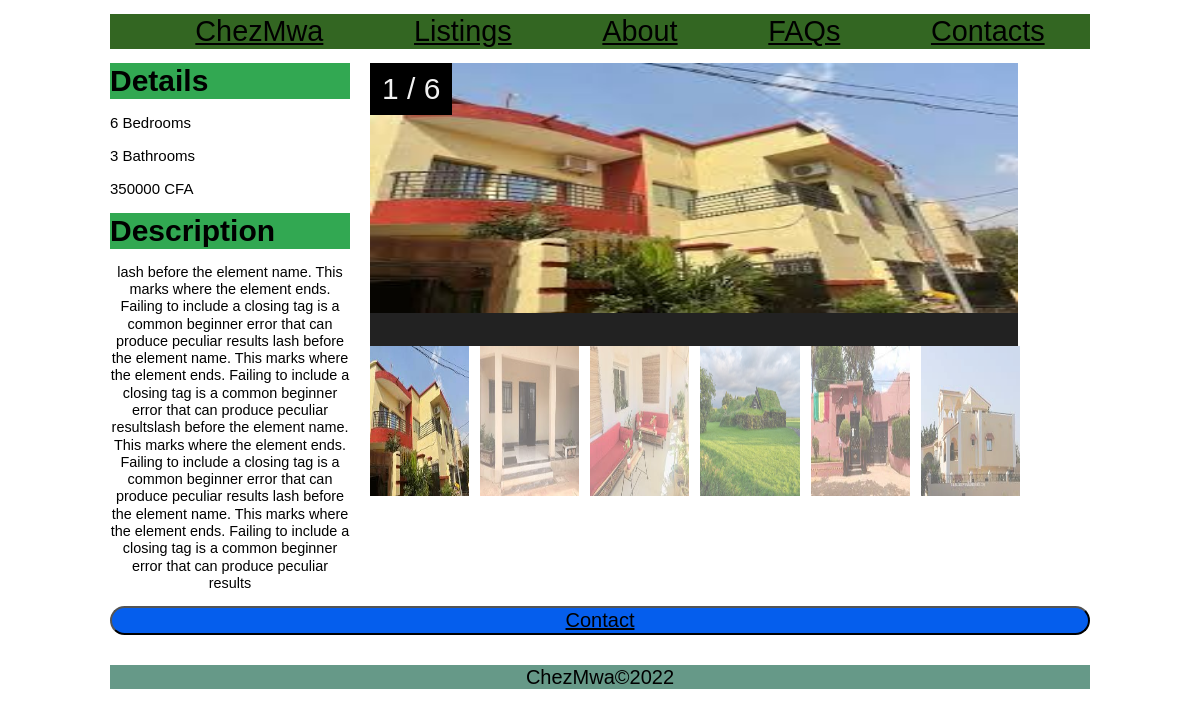
Screenshot of /listings/listing/2/ with the database file from the repository.
### pages/models.py (models this page shows, shortened)
class Listing(models.Model):
    title = models.CharField(max_length=200)
    state = models.ForeignKey(State, on_delete=models.DO_NOTHING)
    neighborhood = models.ForeignKey(Neighborhood, on_delete=models.CASCADE)
    bedrooms = models.IntegerField()
    bathrooms = models.IntegerField()
    garages = models.IntegerField()
    price = models.IntegerField()
    is_highstanding = models.BooleanField(default=False)
    type = models.TextField()
    description = models.TextField()
    photo_main = models.ImageField(upload_to='photos/%Y/%m/%d/')
    photo_1 = models.ImageField(upload_to='photos/%Y/%m/%d/', blank=True)
    photo_2 = models.ImageField(upload_to='photos/%Y/%m/%d/', blank=True)
    photo_3 = models.ImageField(upload_to='photos/%Y/%m/%d/', blank=True)
    photo_4 = models.ImageField(upload_to='photos/%Y/%m/%d/', blank=True)
    photo_5 = models.ImageField(upload_to='photos/%Y/%m/%d/', blank=True)
    photo_6 = models.ImageField(upload_to='photos/%Y/%m/%d/', blank=True)
    realtor = models.ForeignKey(Realtor, on_delete=models.CASCADE)
    list_date = models.DateTimeField(auto_now_add=True)
    modified_date = models.DateTimeField(auto_now=True)

### listings/views.py (the view)
# urls.py: path('listing/<str:pk>/', views.listing, name='listing'),
def listing(request, pk):
    listing = Listing.objects.get(id=pk)
    context = {
        'listing': listing
    }
    return render(request, 'listings/listing.html', context)

### templates/listings/listing.html (shortened to what this page needs)
{% extends 'base.html' %}
{% load static %}
{% block content %}
<link rel="stylesheet" href="{% static 'css/listing.css' %}">
<section>
  <div class="listing_details">
    <div class="details">
      <h3>Details</h3>
      <p>{{ listing.bedrooms }} Bedrooms</p>
      <p>{{ listing.bathrooms }} Bathrooms</p>
      <p>{{ listing.price }} CFA</p>
    </div>
    <div class="description">
      <h3>Description</h3>
      <p>
        {{ listing.description }}
      </p>
    </div>
    </div>
  <div class="container">
    <div class="mySlides">
      <div class="numbertext">1 / 6</div>
      <img src="{{ listing.photo_1.url }}" style="width:100%">
    </div>
    <div class="caption-container">
    </div>
    <div class="row">
      <div class="column">
        <img class="demo cursor" src="{{ listing.photo_1.url }}" style="width:100%" onclick="currentSlide(1)" alt="The Woods">
      </div>
      <div class="column">
        <img class="demo cursor" src="{{ listing.photo_2.url }}" style="width:100%" onclick="currentSlide(2)" alt="Cinque Terre">
      </div>
      <div class="column">
        <img class="demo cursor" src="{{ listing.photo_3.url }}" style="width:100%" onclick="currentSlide(3)" alt="Mountains and fjords">
      </div>
      <div class="column">
        <img class="demo cursor" src="{{ listing.photo_4.url }}" style="width:100%" onclick="currentSlide(4)" alt="Northern Lights">
      </div>
      <div class="column">
        <img class="demo cursor" src="{{ listing.photo_5.url }}" style="width:100%" onclick="currentSlide(5)" alt="Nature and sunrise">
      </div>
      <div class="column">
        <img class="demo cursor" src="{{ listing.photo_6.url }}" style="width:100%" onclick="currentSlide(6)" alt="Snowy Mountains">
      </div>
    </div>
  </div>
</section>
<button type="button" name="button"><a href="{% url 'contacts' %}?neighborhood_list={{ listing.id }}">Contact</a></button>
{% endblock %}

### chezmwa/static/css/style.css (style rules this page uses)
body { width: 90%; max-width: 980px; margin: 0 auto; font: .9em/1.2 Arial, Helvetica, sans-serif; }
h1, h2, h3, p { text-align: center; }
h3 { margin: 0; }
p { font-size: 2em; }
img { max-width: 90%; height: 250px; }
a:link, a:visited { color: black; }

### chezmwa/static/css/listing.css (style rules this page uses)
body { width: 90%; max-width: 980px; margin: 0 auto; font: .9em/1.2 Arial, Helvetica, sans-serif; }
* { box-sizing: border-box; }
img { vertical-align: middle; }
.container { position: relative; }
.mySlides { display: none; }
.cursor { cursor: pointer; }
.numbertext { color: #f2f2f2; font-size: 30px; padding: 8px 12px; position: absolute; top: 0; background-color: black; }
.caption-container { text-align: center; background-color: #222; padding: 2px 16px; color: white; width: 90%; }
.row:after { content: ""; display: table; clear: both; }
.column { float: left; width: 15.3%; }
.demo { opacity: 0.6; }
.active, .demo:hover { opacity: 1; }
.column img { width: 300px; height: 150px; }
section { display: grid; grid-template-columns: 1fr 3fr; gap: 20px; }
.details p { text-align: left; font-size: 15px; background-color: white; }
.details h3, .description h3 { font-size: 30px; margin-bottom: 0; margin-top: 0; background-color: #32a852; text-align: left; }
.description p { font-size: 1em; }
button { width: 100%; background-color: #055eed; font-size: 20px; border-radius: 15px; margin-bottom: 20px; }

### rows the page displays
Listing: bedrooms "6", bathrooms "3", price "350000", description "lash before the element name. This marks where the element ends. Failing to include a closing tag is a common beginner error that can produce peculiar results lash before the element name. This marks where the element ends. Failing to include a closing tag is a common beginner error that can produce peculiar resultslash before the element name. This marks where the element ends. Failing to include a closing tag is a common beginner error that can produce peculiar results lash before the element name. This marks where the element ends. Failing to include a closing tag is a common beginner error that can produce peculiar results", photo_1 (picture), photo_2 (picture), photo_3 (picture), photo_4 (picture), photo_5 (picture), photo_6 (picture)
